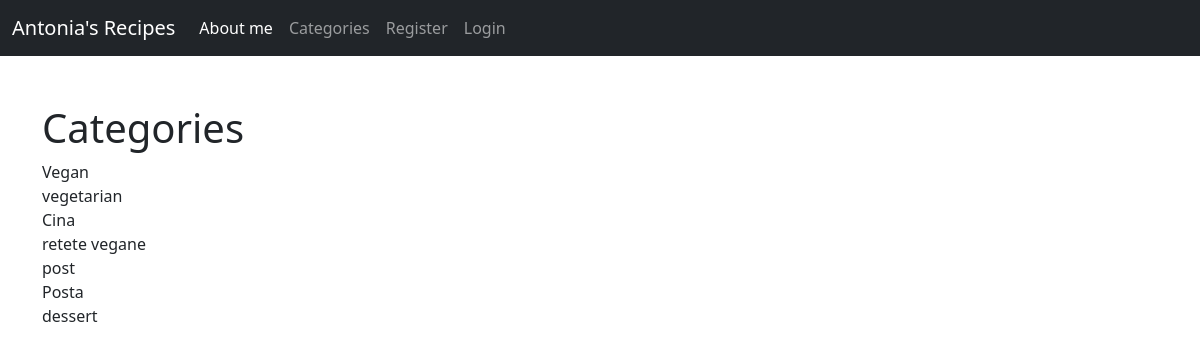
The page /category-list/ on the database as committed earlier.
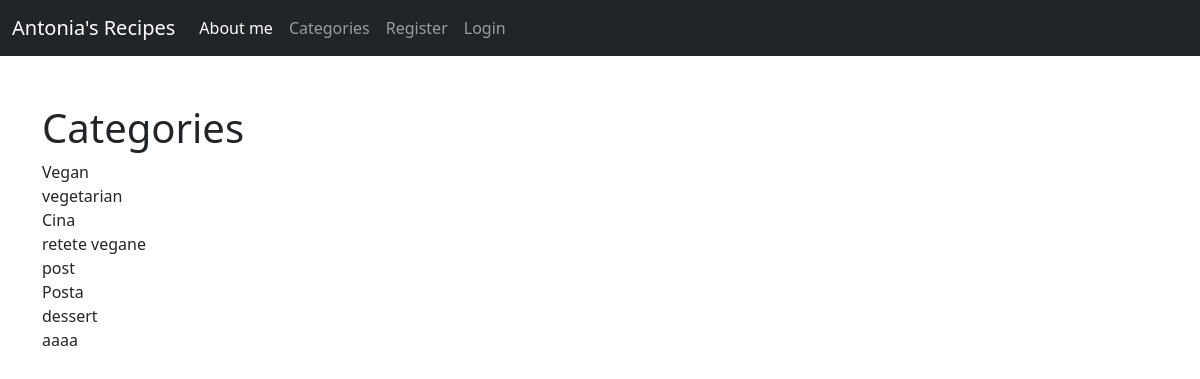
The same page on the database as committed later.
### core/models.py (models this page shows, shortened)
class Category(models.Model):
    name = models.CharField(max_length=255)
    def __str__(self):
        return self.name

### core/views.py (the view)
# urls.py: path('category-list/',CategoryListView, name='category-list'),
def CategoryListView(request):
    cat_menu_list = Category.objects.all()
    return render(request, 'category_list.html', {'cat_menu_list': cat_menu_list})

### core/templates/category_list.html (shortened to what this page needs)
{% extends 'base.html' %}
{% block content%}
 <h1>Categories</h1>
{% for cat in cat_menu_list %}
    <a class="dropdown-item" href="{% url 'category' cat %}"> {{cat}} </a>
{% endfor %}
{% endblock %}

Rows that differ between the two databases and show on the page:
added Category: name "aaaa"
